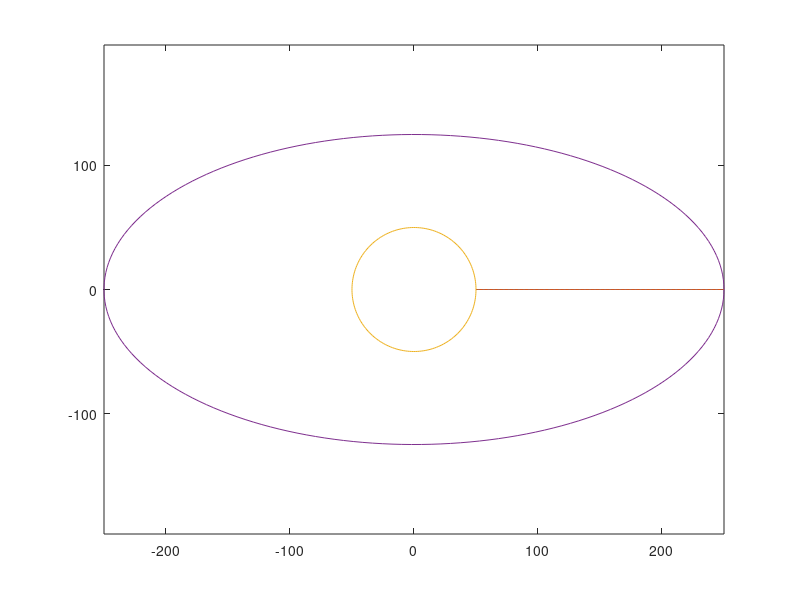

Here is the MATLAB script that generated this plot: (Note: this script raises an error after producing the figure.)
% creat 2D boundary data file
% nx nz x1(left) x2(right) z1(bottom) z2(top)

clc;
clear all;
close all;

nx = 200;
nz = 200;
r1 = 50;
r2 = 250;
printf = 1;

for i=1:nx
    bz1(i,1) = r1*cos(-(i-1)/(nx-1)*2*pi);
    bz1(i,2) = r1*sin(-(i-1)/(nx-1)*2*pi);

    bz2(i,1) = r2*cos(-(i-1)/(nx-1)*2*pi);
    bz2(i,2) = 0.5*r2*sin(-(i-1)/(nx-1)*2*pi);
end

dh = (r2-r1)/(nz-1);
for k=1:nz
    bx1(k,1) = r1+(k-1)*dh;
    bx1(k,2) = 0;

    bx2(k,1) = r1+(k-1)*dh;
    bx2(k,2) = 0;
end

if printf == 1
    figure(1)   
    plot(bx1(:,1),bx1(:,2));
    hold on;
    plot(bx2(:,1),bx2(:,2));
    plot(bz1(:,1),bz1(:,2));
    plot(bz2(:,1),bz2(:,2));
    axis equal;
end

% creat data file
export_bdry;
